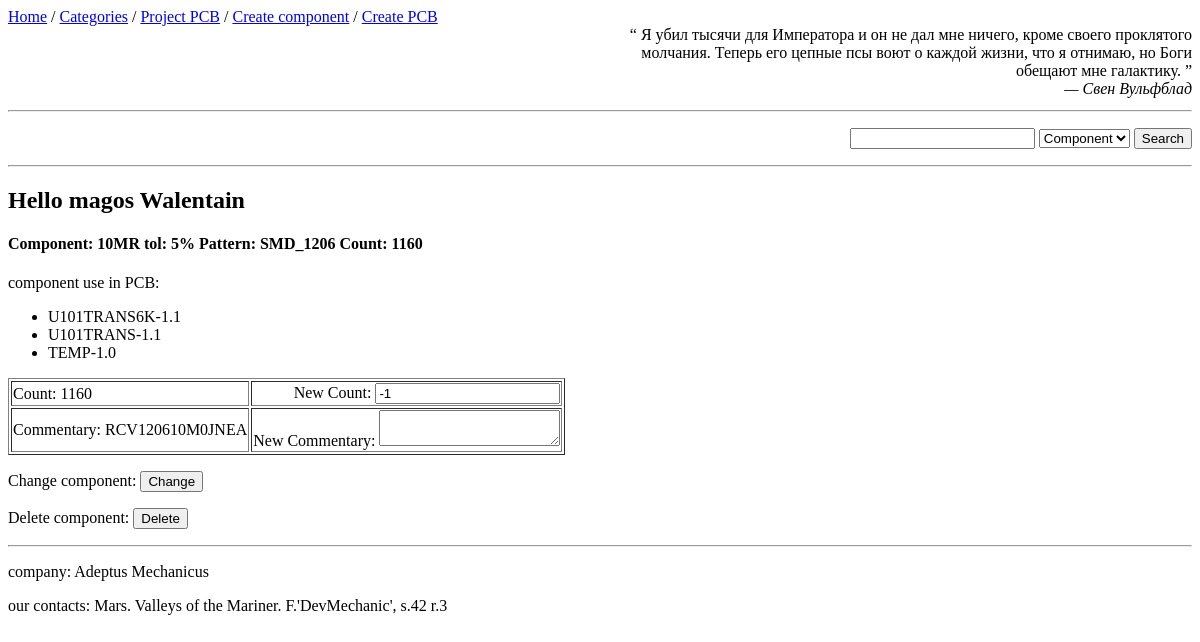
The page /change/7 on the database its author committed.
### app_comp/models.py (models this page shows, shortened)
class Component(db.Model):
    __tablename__ = 'components'
    id = db.Column(db.Integer, primary_key=True)
    value = db.Column(db.String(128), index=True, nullable=False)
    tolerance = db.Column(db.Float, default=None)   # %
    voltage = db.Column(db.Integer, default=None)  # V
    power = db.Column(db.Float, default=None)   # W
    count = db.Column(db.Integer, default=0)
    comment = db.Column(db.Text)
    category_name = db.Column(db.String(128), db.ForeignKey("categories.name"))
    pattern_name = db.Column(db.String(128), db.ForeignKey("patterns.name"))
    pcboards = db.relationship("AssociatedCompPcb",
                               back_populates='component')
    def __str__(self):
        return f'Component: {self.value} tol: {self.tolerance}%\nPattern: {self.pattern_name}\nCount: {self.count}'

class AssociatedCompPcb(db.Model):
    __tablename__ = 'component_pcb'
    pcb_id = db.Column(db.Integer, db.ForeignKey('PCB.id'), primary_key=True)
    comp_id = db.Column(db.Integer, db.ForeignKey('components.id'), primary_key=True)
    comp_count = db.Column(db.Integer)
    component = db.relationship('Component', back_populates='pcboards')
    pcb = db.relationship('PCBoard', back_populates='components')

class PCBoard(db.Model):
    __tablename__ = 'PCB'
    id = db.Column(db.Integer, primary_key=True)
    name = db.Column(db.String(128), nullable=False)
    version = db.Column(db.Float, default=0.0)
    count_boards = db.Column(db.Integer, default=1)
    comment = db.Column(db.Text)
    components = db.relationship("AssociatedCompPcb",
                                 back_populates='pcb',
                                 cascade='all, delete')

### app_comp/views.py (the view, shortened to what this page needs)
@app.route('/change/<string:id_component>', methods=['get', 'post'])
def change_component(id_component: object):
    compt = crud.read_element_on_id(Component, id_component)
    form_ch = ChangeComponentForm()
    return render_template("change/component.html",
                           title='change component',
                           component=compt,
                           form=form_ch)

### app_comp/forms.py
class SearchForm(FlaskForm):
    value = StringField("Serach value:", validators=[DataRequired()])
    type_search = SelectField("type", choices=['Component', 'PCBoard', 'Pattern'],
                              validators=[DataRequired()],
                              default='Component')
    search = SubmitField('Search')

class ChangeComponentForm(FlaskForm):
    count = IntegerField("New Count:", default=-1)
    comment = TextAreaField("New Commentary:", default=None)
    submit_change = SubmitField('Change')
    submit_delete = SubmitField('Delete')

### app_comp/tools/database_tools.py (called while the page is built)
    def read_element_on_id(self, table, id_elem):
        return self.db.session.query(table).get(id_elem)

### app_comp/tools/quotes.py (called while the page is built)
def get_json_data(path_):
    with open(path_, 'r') as json_object:
        json_data = json.load(json_object)
    return json_data

def random_quote(path=path_to_json):
    quotes = get_json_data(path)
    return random.choice(quotes)

### app_comp/views.py (called while the page is built)
@app.before_request
def base():
    g.form_search = SearchForm()
    temp_bd['quote'] = random_quote()
    temp_bd['user'] = 'magos Walentain'
    g.bd = temp_bd

### app_comp/templates/change/component.html (shortened to what this page needs)
{% extends 'base.html' %}
{% block content %}
{% if component %}
    <h4>{{component.__str__()}}</h4>
<div>
    <p>component use in PCB: </p>
    <ul>
    {% for p in component.pcboards %}
        <li>{{p.pcb.name}}-{{p.pcb.version}}</li>
    {%endfor%}
    </ul>
</div>
<form name={{title}} action ="" method="POST">
<table border="1px" >
    <tr>
        <td>Count: {{component.count}}</td>
        <td align="right">{{form.count.label}} {{form.count}}</td>
    </tr>
    <tr>
        <td>Commentary: {{ component.comment }}</td>
        <td align="right">{{ form.comment.label }} {{ form.comment }}</td>
    </tr>
</table>
    <p>Change component: {{ form.submit_change }}</p>
    <p>Delete component: {{ form.submit_delete }}</p>
</form>
{%else%}
<p>That`s component not exist </p>
    <figure class="centred" >
        <img width="50%" src="../static/images/omnissiah.jpg" alt="Omnissiah">
        <figcaption>Ommnissiah with Me!</figcaption>
    </figure>
{%endif%}
{% endblock %}

### rows shown on the page
Component: __str__ "Component: 10MR tol: 5% Pattern: SMD_1206 Count: 1160", count "1160", comment "RCV120610M0JNEA"
AssociatedCompPcb: pcb.name "U101TRANS6K", pcb.version "1.1"
AssociatedCompPcb: pcb.name "U101TRANS", pcb.version "1.1"
AssociatedCompPcb: pcb.name "TEMP", pcb.version "1.0"

### other values the page prints
{{ g.bd.quote[0] }} "Я убил тысячи для Императора и он не дал мне ничего, кроме своего проклятого молчания. Теперь его цепные псы воют о каждой жизни, что я отнимаю, но Боги обещают мне галактику."
{{ g.bd.quote[1] }} "— Свен Вульфблад"
{{ g.bd.user }} "magos Walentain"
{{ g.bd.company }} "Adeptus Mechanicus"
{{ g.bd.contacts }} "Mars. Valleys of the Mariner. F.'DevMechanic', s.42 r.3"
